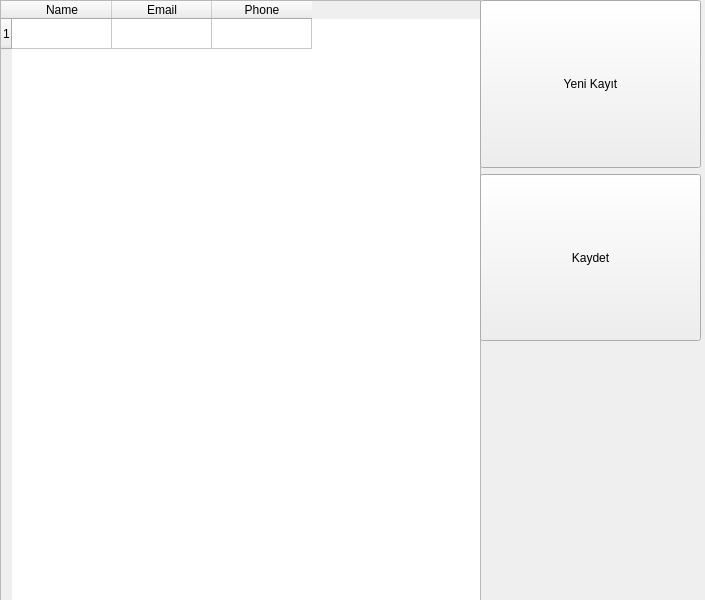
<?xml version="1.0" encoding="UTF-8"?>
<ui version="4.0">
 <class>MainWindow</class>
 <widget class="QMainWindow" name="MainWindow">
  <property name="geometry">
   <rect>
    <x>0</x>
    <y>0</y>
    <width>705</width>
    <height>600</height>
   </rect>
  </property>
  <property name="windowTitle">
   <string>MainWindow</string>
  </property>
  <widget class="QWidget" name="centralwidget">
   <widget class="QTableWidget" name="tableWidget">
    <property name="geometry">
     <rect>
      <x>0</x>
      <y>0</y>
      <width>481</width>
      <height>601</height>
     </rect>
    </property>
    <property name="columnCount">
     <number>3</number>
    </property>
    <row>
     <property name="text">
      <string>1</string>
     </property>
    </row>
    <column>
     <property name="text">
      <string>Name</string>
     </property>
    </column>
    <column>
     <property name="text">
      <string>Email</string>
     </property>
    </column>
    <column>
     <property name="text">
      <string>Phone</string>
     </property>
    </column>
   </widget>
   <widget class="QWidget" name="">
    <property name="geometry">
     <rect>
      <x>480</x>
      <y>0</y>
      <width>221</width>
      <height>341</height>
     </rect>
    </property>
    <layout class="QVBoxLayout" name="verticalLayout">
     <item>
      <widget class="QPushButton" name="btnNew">
       <property name="sizePolicy">
        <sizepolicy hsizetype="Minimum" vsizetype="Expanding">
         <horstretch>0</horstretch>
         <verstretch>0</verstretch>
        </sizepolicy>
       </property>
       <property name="text">
        <string>Yeni Kayıt</string>
       </property>
      </widget>
     </item>
     <item>
      <widget class="QPushButton" name="btnSave">
       <property name="sizePolicy">
        <sizepolicy hsizetype="Minimum" vsizetype="Expanding">
         <horstretch>0</horstretch>
         <verstretch>0</verstretch>
        </sizepolicy>
       </property>
       <property name="text">
        <string>Kaydet</string>
       </property>
      </widget>
     </item>
    </layout>
   </widget>
  </widget>
 </widget>
 <resources/>
 <connections/>
</ui>
